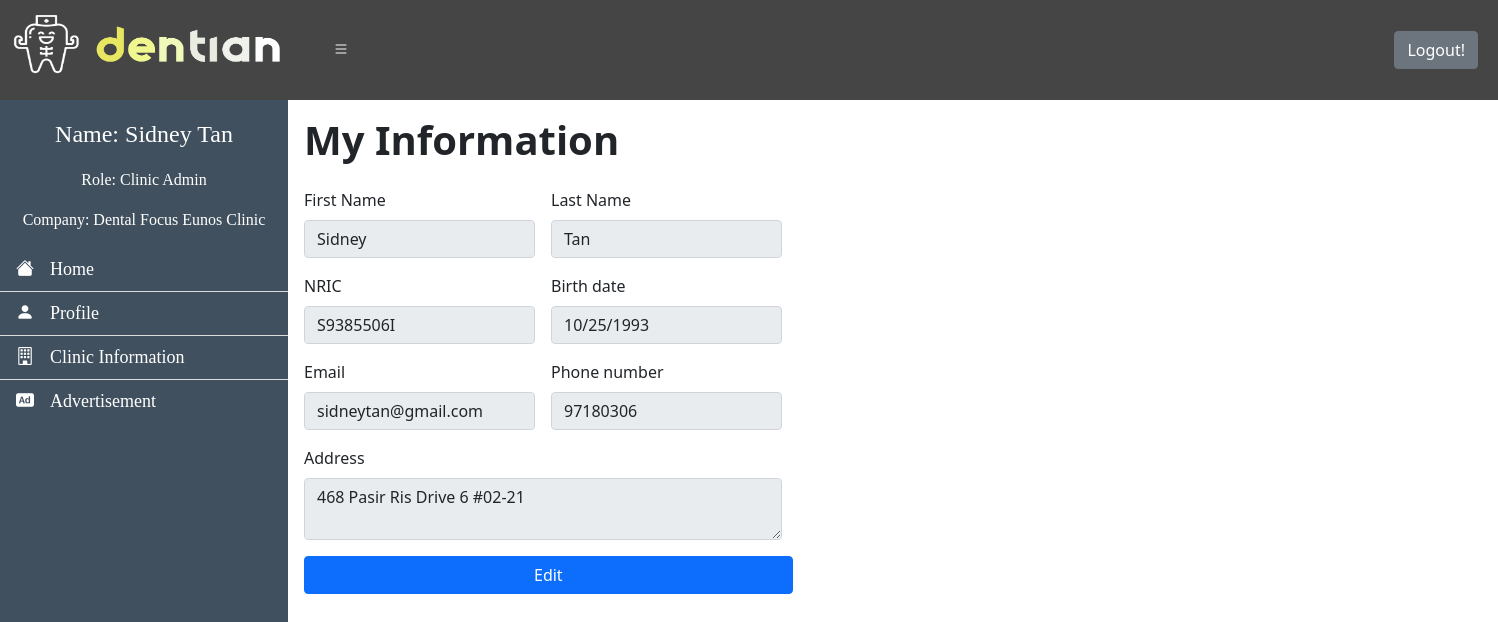
Screenshot of /Profile.php (signed in) with the database file from the repository.
### tables this page shows
CREATE TABLE `user_table` (
  `Emp_ID` int NOT NULL,
  `First_Name` varchar(20) NOT NULL,
  `Last_Name` varchar(20) DEFAULT NULL,
  `username` varchar(20) NOT NULL,
  `password` varchar(20) NOT NULL,
  `NRIC_PNum` varchar(9) NOT NULL,
  `Gender` char(1) NOT NULL,
  `Birth_Date` date DEFAULT NULL,
  `Address` varchar(100) NOT NULL,
  `Phone_Num` int NOT NULL,
  `Email` varchar(50) NOT NULL,
  `Role` varchar(20) NOT NULL,
  `Specialization` varchar(50) NOT NULL,
  `Company` varchar(100) NOT NULL,
  `status` varchar(8) NOT NULL DEFAULT 'Active'
);

### db_connection.php (called while the page is built, shortened)
<?php
class DB_Connect
{
    public function connect()
    {
        try {
            $ghost = "34.87.94.119";
            $gdb = "dentianDatabase";
            $gusername = "root";
            $gpassword = "r00tD3ntian@22";
            $conn = new PDO('mysql:host=' . $ghost . '; charset=utf8mb4;dbname=' . $gdb, $gusername, $gpassword);
            return $conn;
        } catch (PDOException $e) {
            print "Error: " . $e->getMessage() . "<br>";
            die();
        }
    }
}
?>

### Profile.php (the view, shortened to what this page needs)
<?php
include 'db_connection.php';
include 'Navbar.php';
if (!isset($_SESSION['Role']) && empty($_SESSION['Role'])) {
    header("Location: index.php");
} else {
    $id = $_SESSION['Emp_ID'];
}
?>
<html>
<head>
    <link rel="stylesheet" href="https://cdn.jsdelivr.net/npm/bootstrap-icons@1.8.1/font/bootstrap-icons.css">
    <link href="https://cdn.jsdelivr.net/npm/bootstrap@5.0.2/dist/css/bootstrap.min.css" rel="stylesheet">
    <link rel="stylesheet" href="https://cdn.jsdelivr.net/npm/bootstrap-icons@1.8.1/font/bootstrap-icons.css">
</head>
<body>
    <div class="w-100 p-3 content-wrapper" id="content-wrapper">
        <?php
        $db = new DB_Connect();
        $stmt = $db->connect()->prepare("SELECT * FROM user_table where `Emp_ID` = $id");
        $stmt->execute();
        if ($stmt->rowCount() > 0) {
            $empProfile = $stmt->fetchAll(PDO::FETCH_ASSOC);
        }
        if (isset($empProfile)) {
            foreach ($empProfile as $profile) {
                echo
                '
                <h1><b>My Information</b></h1>
                <div class="row g-3 pt-3">
                    <div class="col-2">
                        <label class="form-label">First Name</label>
                        <input type="text" readonly class="form-control" id="FName" value="' . $profile['First_Name'] . '">
                    </div>
                    <div class="col-2">
                        <label class="form-label">Last Name</label>
                        <input type="text" readonly class="form-control" id="LName" value="' . $profile['Last_Name'] . '">
                    </div>
                </div>
                <div class="row g-3 pt-3">
                    <div class="col-2">
                        <label class="form-label">NRIC</label>
                        <input type="text" readonly class="form-control" id="NRIC" value="' . $profile['NRIC_PNum'] . '">
                    </div>
                    <div class="col-2">
                        <label class="form-label">Birth date</label>
                        <input type="date" readonly class="form-control" name="Date" id="Date" value="' . $profile['Birth_Date'] . '">
                    </div>
                </div>
                <div class="row g-3 pt-3">
                    <div class="col-2">
                        <label for="inputEmail4" class="form-label">Email</label>
                        <input type="email" readonly class="form-control" Name="Email" id="Email" value="' . $profile['Email'] . '">
                    </div>
                    <div class="col-2">
                        <label class="form-label">Phone number</label>
                        <input type="text" readonly class="form-control" name="PNum" id="PNum" value="' . $profile['Phone_Num'] . '">
                    </div>
                </div>
                <div class="row g-3 pt-3">
                    <div class="col-4">
                        <label class="form-label">Address</label>
                        <textarea class="form-control" readonly name="Address" id="Address">' . $profile['Address'] . '</textarea>
                    </div>
                </div>
                ';
            }
            echo
            '
            <div class="d-grid col-4 pt-3">
                <button type="submit" class="btn btn-primary" data-bs-toggle="modal" data-bs-target="#updateProfileModal">Edit</button>
            </div>
            ';
        } else if (isset($caProfile)) {
            foreach ($caProfile as $profile) {
                echo
                '
                <h1><b>My Information</b></h1>
                <div class="row g-3 pt-3">
                    <div class="col-2">
                        <label class="form-label">First Name</label>
                        <input type="text" readonly class="form-control" name="FName" id="FName" value="' . $profile['first_name'] . '">
                    </div>
                    <div class="col-2">
                        <label class="form-label">Last Name</label>
                        <input type="text" readonly class="form-control" name="LName" id="LName" value="' . $profile['last_name'] . '">
                    </div>
                </div>
                <div class="row g-3 pt-3">
                    <div class="col-2">
                        <label class="form-label">NRIC</label>
                        <input type="text" readonly class="form-control" id="NRIC" value="' . $profile['NRIC_PNum'] . '">
                    </div>
                    <div class="col-2">
                        <label class="form-label">Birth date</label>
                        <input type="date" readonly class="form-control" name="Date" id="Date" value="' . $profile['Birth_Date'] . '">
                    </div>
                </div>
                <div class="row g-3 pt-3">
                    <div class="col-2">
                        <label for="inputEmail4" class="form-label">Email</label>
                        <input type="email" readonly class="form-control" Name="Email" id="Email" value="' . $profile['email'] . '">
                    </div>
                    <div class="col-2">
                        <label class="form-label">Phone number</label>
                        <input type="text" readonly class="form-control" name="PNum" id="PNum" value="' . $profile['contact_number'] . '">
                    </div>
                </div>
                <div class="row g-3 pt-3">
                    <div class="col-4">
                        <label class="form-label">Address</label>
                        <textarea class="form-control" readonly name="Address" id="Address">' . $profile['address'] . '</textarea>
                    </div>
                </div>
                ';
            }
            echo
            '
            <div class="d-grid col-4 pt-3">
                <button type="submit" class="btn btn-primary" data-bs-toggle="modal" data-bs-target="#updateProfileModal">Edit</button>
            </div>
            ';
            echo
            '
            <div class="modal fade" id="updateProfileModal" data-bs-backdrop="static" data-bs-keyboard="false" tabindex="-1" aria-labelledby="staticBackdropLabel" aria-hidden="true">
                <div class="modal-dialog">
                    <div class="modal-content">
                        <div class="modal-header">
                            <h5 class="modal-title" id="staticBackdropLabel">Update My Information</h5>
                            <button type="button" class="btn-close" data-bs-dismiss="modal" aria-label="Close"></button>
                        </div>
                        <form class="needs-validation" method="POST" novalidate>
                            <div class="modal-body row">
                            <div class="row g-3">
                                <div class="col-6">
                                    <label class="form-label">First Name</label>
                                    <input type="text" class="form-control" name="FName" id="FName" pattern="^([A-Za-z]+[,.]?[ ]?|[A-Za-z]+[\'-]?)+$" value="' . $caProfile[0]['first_name'] . '" required>
                                    <div class="invalid-feedback">
                                        Please enter first name.
                                    </div>
                                </div>
                                <div class="col-6">
                                    <label class="form-label">Last Name</label>
                                    <input type="text" class="form-control" name="LName" id="LName" pattern="^([A-Za-z]+[,.]?[ ]?|[A-Za-z]+[\'-]?)+$" value="' . $caProfile[0]['last_name'] . '" required>
                                    <div class="invalid-feedback">
                                        Please enter last name.
                                    </div>
                                </div>
                            </div>
                            <div class="row g-3 pt-3">
                                <div class="col-6">
                                    <label class="form-label">NRIC</label>
                                    <input type="text" readonly class="form-control" id="NRIC" value="' . $caProfile[0]['NRIC_PNum'] . '">
                                </div>
                                <div class="col-6">
                                    <label class="form-label">Birth date</label>
                                    <input type="date" readonly class="form-control" name="Date" id="Date" value="' . $caProfile[0]['Birth_Date'] . '">
                                </div>
                            </div>
                            <div class="row g-3">
                                <div class="col-6">
                                    <label for="inputEmail4" class="form-label">Email</label>
                                    <input type="email" class="form-control" Name="Email" id="Email" value="' . $caProfile[0]['email'] . '" required>
                                    <div class="invalid-feedback">
                                        Please enter a valid email address.
                                    </div>
                                </div>
                                <div class="col-6">
                                    <label class="form-label">Phone number</label>
                                    <input type="text" class="form-control" name="PNum" id="PNum" pattern="[8-9]{1}[0-9]{7}" value="' . $caProfile[0]['contact_number'] . '" required>
                                    <div class="invalid-feedback">
                                        Please enter a valid singapore mobile number.
                                    </div>
                                </div>
                            </div>
                            <div class="row g-3">
                                <div class="col-12">
                                    <label class="form-label">Address</label>
                                    <textarea class="form-control" name="Address" id="Address" required>' . $caProfile[0]['address'] . '</textarea>
                                    <div class="invalid-feedback">
                                        Please enter a residential address.
                                    </div>
                                </div>
                            </div>
                            </div>
                            <div class="modal-footer">
                                <button type="button" class="btn btn-lg btn-secondary" data-bs-dismiss="modal">Cancel</button>
                                <button type="submit" class="btn btn-lg btn-primary" name="updateBtn">Update</button>
                            </div>
                        </form>
                    </div>
                </div>
            </div>
            ';
        }
        ?>
    </div>
</body>
</html>

### Navbar.php (style rules this page uses)
body { background-image: url('img/AdminBackground.png'); background-repeat: no-repeat; background-attachment: fixed; background-size: cover; }
@media (min-width:769px) { #content-wrapper { transition: all 0.3s ease; } }

### Profile.php (style rules this page uses)
body { background-image: url('img/AdminBackground.png'); background-repeat: no-repeat; background-attachment: fixed; background-size: cover; }
.content-wrapper { transition: all 0.3s ease; margin-left: 288px; }

### rows the page displays
user_table: First_Name "Sidney", Last_Name "Tan", NRIC_PNum "S9385506I", Date "10/25/1993", Email "sidneytan@gmail.com", PNum "97180306", Address "468 Pasir Ris Drive 6 #02-21"

### other values shown
$_SESSION['Name'] "Sidney Tan"
$_SESSION['Role'] "Clinic Admin"
$_SESSION['Company'] "Dental Focus Eunos Clinic"
